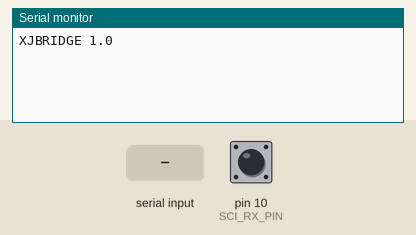
Recording of a sketch running on a simulated Arduino Uno, built with avr-gcc and run on an emulated ATmega328P. Parts: the last lines printed to the serial monitor. The inputs (shaded band) are chosen by the test bench; at power-on: pin 10 (SCI_RX_PIN) HIGH.

Above: at 1.2 s.
1.3 s: "PROBE\n" received over Serial
At 2.5 s:
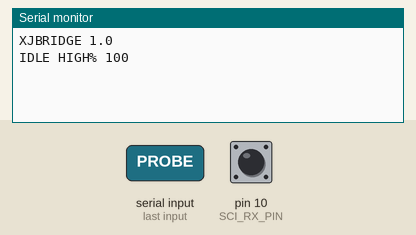
2.8 s: "GO I\n" received over Serial
At 3.6 s:
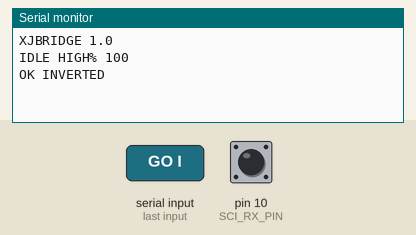

Measured:
- after the input at 1.3 s, the serial monitor: prints a new line at once (image 1)
- after the input at 2.8 s, the serial monitor: prints a new line at once (image 2)

The sketch:

xj_bridge.ino
```cpp
// XJ SCI bridge: USB serial <-> Chrysler SCI bus (OBD1 SBEC engine computer).
//
// Turns a 5 V Arduino (Nano, Uno or Mega) into a USB adapter for the 7812.5 baud
// SCI line on 1991-1995 Jeep/Chrysler engine computers. OBD1 SCI is electrically
// inverted compared to a normal serial port; SoftwareSerial's inverse_logic flag
// handles that, so no inverter chip is needed.
//
// Wiring (as tested on a 1994 Cherokee 4.0, see docs/wiring.md):
//   D10 (Arduino RX) <---------------------- PCM SCI-TX  (the PCM talks on this one)
//   D11 (Arduino TX) ----------------------> PCM SCI-RX  (the PCM listens on this one)
//   GND              <---------------------- diagnostic connector ground
// No external pull-up on D10: on the test car a 1k pull-up to 5 V held the line high and nothing
// was ever received. The Nano's internal pull-up (enabled below) is enough.
//
// USB protocol (115200 baud):
//   On reset the bridge prints "XJBRIDGE 1.0" and waits for text commands:
//     PROBE   -> "IDLE HIGH% <0-100>"  how often D10 reads high over 200 ms
//     GO I    -> "OK INVERTED"         start bridging, inverted logic (OBD1)
//     GO N    -> "OK NORMAL"           start bridging, normal logic
//   After GO, every byte is passed straight through in both directions until reset.
//   Send one byte at a time and wait for its echo: SoftwareSerial blocks
//   interrupts while it transmits, so a burst from the PC could be dropped.

#include <SoftwareSerial.h>

const uint8_t SCI_RX_PIN = 10;
const uint8_t SCI_TX_PIN = 11;
const long USB_BAUD = 115200;
const long SCI_BAUD = 7812;  // nominal 7812.5 baud

SoftwareSerial *sci = nullptr;

void setup() {
  pinMode(SCI_RX_PIN, INPUT_PULLUP);
  pinMode(SCI_TX_PIN, INPUT);  // don't drive the bus until told to
  Serial.begin(USB_BAUD);
  Serial.println(F("XJBRIDGE 1.0"));
}

// Percentage of samples where the PCM transmit line reads high over ~200 ms.
uint8_t probeIdle() {
  uint16_t high = 0;
  for (uint16_t i = 0; i < 2000; i++) {
    if (digitalRead(SCI_RX_PIN)) high++;
    delayMicroseconds(100);
  }
  return high / 20;
}

void handleCommands() {
  static char line[16];
  static uint8_t len = 0;

  while (Serial.available()) {
    char c = Serial.read();
    if (c == '\r') continue;
    if (c != '\n') {
      if (len < sizeof(line) - 1) line[len++] = c;
      continue;
    }
    line[len] = 0;
    len = 0;

    if (!strcmp(line, "PROBE")) {
      Serial.print(F("IDLE HIGH% "));
      Serial.println(probeIdle());
    } else if (!strcmp(line, "GO I") || !strcmp(line, "GO N")) {
      bool inverted = line[3] == 'I';
      sci = new SoftwareSerial(SCI_RX_PIN, SCI_TX_PIN, inverted);
      sci->begin(SCI_BAUD);
      digitalWrite(SCI_RX_PIN, HIGH);  // the internal pull-up: the only one this line needs
      Serial.println(inverted ? F("OK INVERTED") : F("OK NORMAL"));
      Serial.flush();
      return;
    } else {
      Serial.println(F("ERR"));
    }
  }
}

void loop() {
  if (!sci) {
    handleCommands();
    return;
  }
  while (Serial.available()) sci->write((uint8_t)Serial.read());
  while (sci->available()) Serial.write((uint8_t)sci->read());
}
```
